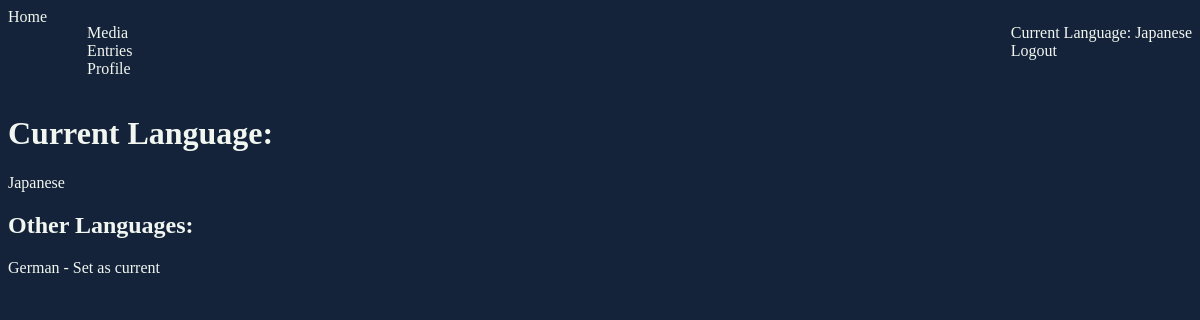
/language/ (signed in), run on the app's committed database.
### ImmersionTracker/accounts/models.py (models this page shows, shortened)
class ImmersionTrackerUser(auth_models.AbstractBaseUser, auth_models.PermissionsMixin):
    MAX_EMAIL_LENGTH = 150
    MAX_FIRST_NAME_LENGTH = 150
    MAX_LAST_NAME_LENGTH = 150
    email = models.EmailField(
        _("email address"),
        max_length=MAX_EMAIL_LENGTH,
        unique=True,
        error_messages={
            "unique": _("A user with that email already exists."),
        },
    )
    first_name = models.CharField(_("first name"), max_length=MAX_FIRST_NAME_LENGTH, blank=True)
    last_name = models.CharField(_("last name"), max_length=MAX_LAST_NAME_LENGTH, blank=True)
    is_staff = models.BooleanField(
        _("staff status"),
        default=False,
        help_text=_("Designates whether the user can log into this admin site."),
    )
    is_active = models.BooleanField(
        _("active"),
        default=True,
        help_text=_(
            "Designates whether this user should be treated as active. "
            "Unselect this instead of deleting accounts."
        ),
    )
    date_joined = models.DateTimeField(_("date joined"), default=timezone.now)
    object = ImmersionTrackerUserManager()
    USERNAME_FIELD = 'email'

class Profile(models.Model):
    NICKNAME_MAX_LENGTH = 20
    nickname = models.CharField(
        max_length=NICKNAME_MAX_LENGTH,
        blank=True,
        null=True,
    )
    current_language = models.ForeignKey('languages.Language', on_delete=models.SET_NULL, blank=True, null=True)
    user = models.OneToOneField(
        ImmersionTrackerUser,
        on_delete=models.CASCADE,
        related_name='profile',
        primary_key=True,
    )

### ImmersionTracker/languages/models.py (models this page shows, shortened)
class Language(models.Model):
    LANGUAGE_NAME_MAX_LENGTH = 20
    name = models.CharField(
        max_length=LANGUAGE_NAME_MAX_LENGTH,
        null=False,
        blank=False,
    )
    user_profile = models.ForeignKey(
        Profile,
        on_delete=models.CASCADE,
        related_name='languages',
        null=False,
        blank=False,
    )

### ImmersionTracker/languages/views.py (the view)
# urls.py: path('', LanguagesIndexView.as_view(), name='languages_index'),
class LanguagesIndexView(views.TemplateView):
    template_name = 'languages/languages_index.html'
    def get_context_data(self, **kwargs):
        context = super().get_context_data(**kwargs)
        context['languages'] = get_current_profile(self.request).languages.all()
        context['current_language'] = get_current_language(self.request)
        return context

### ImmersionTracker/utils.py (called while the page is built)
def get_current_profile(request):
    return Profile.objects.get(user_id=request.user.id)

def get_current_language(request):
    return get_current_profile(request).current_language

### templates/languages/languages_index.html
{% extends 'base.html' %}
{% block main_content %}
    <h1>Current Language:</h1>
    <p> {{ current_language.name }}</p>
    <h2>Other Languages:</h2>
    {% for lang in languages %}
        {% if request.user.profile.current_language != lang %}
            <p> {{ lang.name }} -<a href="{% url 'language_change_current' pk=lang.pk %}"> Set as current </a></p>
        {% endif %}
    {% endfor %}
{% endblock %}

### templates/base.html (shortened to what this page needs)
{% load static %}
<!DOCTYPE html>
<html lang="en">
<head>
    <link rel="stylesheet" href="{% static 'style/style.css' %}">
</head>
<body>
    <header>
        <div class="go-to-index-btn">
            <a href="{% url 'index' %}"> Home </a>
        </div>
        <div class="navigation">
            <ul>
                {% if request.user.is_authenticated %}
                    <li><a href="{% url 'all_media' %}"> Media </a></li>
                    <li><a href="{% url 'all_entries' %}"> Entries </a></li>
                    <li><a href="{% url 'profile_details' pk=request.user.id %}"> Profile </a></li>
                {% endif %}
            </ul>
            <ul>
                {% if request.user.is_authenticated %}
                    <li><a href="{% url 'languages_index' %}">Current Language:</a>
                        {% if request.user.profile.current_language %}
                            {{ request.user.profile.current_language.name }}
                        {% else %}
                            None
                        {% endif %}
                    </li>
                    <li><a href="{% url 'logout' %}"> Logout </a></li>
                {% else %}
                    <li><a href="{% url 'login' %}"> Log In </a></li>
                    <li><a href="{% url 'register_account' %}"> Register </a></li>
                {% endif %}
            </ul>
        </div>
    </header>
    {% block main_content %}
    {% endblock %}
</body>
</html>

### staticfiles/style/main.css (style rules this page uses)
body { background-color: #14233a; color: #f1f6f0; }
a { color: inherit; text-decoration: none; }

### staticfiles/style/header_and_footer.css (style rules this page uses)
header, footer { display: flex; flex-direction: row; }
.navigation { display: flex; flex-direction: row; justify-content: space-between; flex: 1; }
.navigation > ul { list-style-type: none; }
.go-to-index-btn { flex: 0; }

### data on the page
ImmersionTrackerUser: user.profile.current_language.name "Japanese"
Language: name "Japanese"
Language: name "German"
